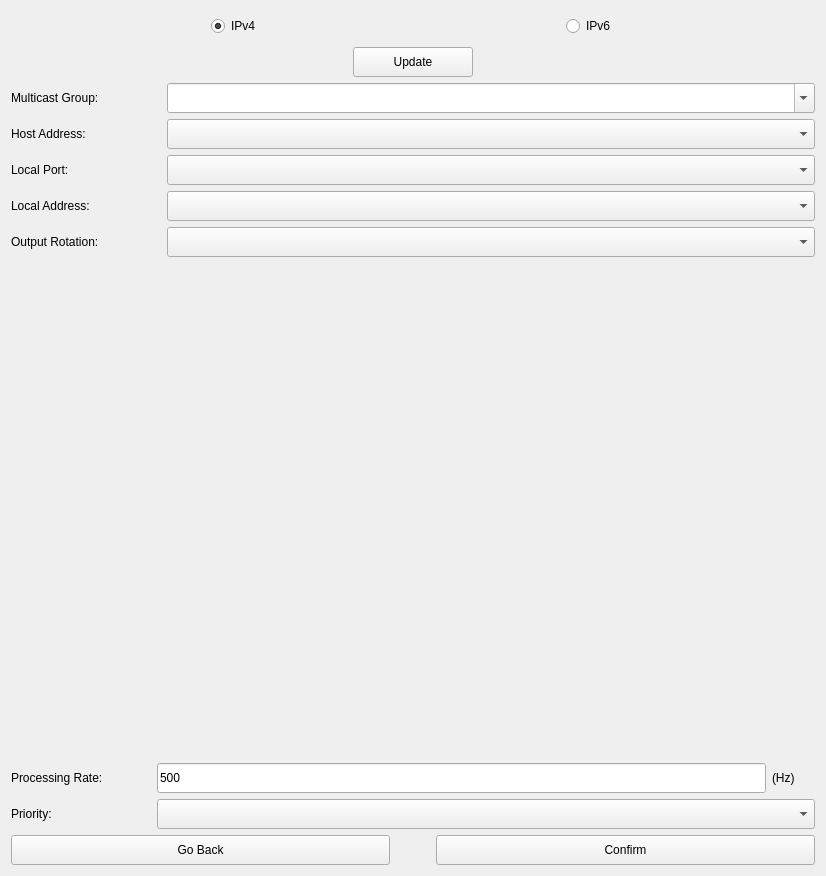
     <widget class="QWidget" name="page_5">
      <layout class="QVBoxLayout" name="verticalLayout_4">
       <item>
        <layout class="QVBoxLayout" name="verticalLayout_3">
         <item>
          <layout class="QHBoxLayout" name="horizontalLayout">
           <item>
            <spacer name="horizontalSpacer_3">
             <property name="sizeHint" stdset="0">
              <size>
               <width>200</width>
               <height>20</height>
              </size>
             </property>
            </spacer>
           </item>
           <item>
            <widget class="QRadioButton" name="btn_connection_ipv6">
             <property name="minimumSize">
              <size>
               <width>0</width>
               <height>30</height>
              </size>
             </property>
             <property name="toolTip">
              <string>Use IPv4 sockets</string>
             </property>
             <property name="text">
              <string>IPv4</string>
             </property>
             <property name="checked">
              <bool>true</bool>
             </property>
            </widget>
           </item>
           <item>
            <spacer name="horizontalSpacer_26">
             <property name="sizeType">
              <enum>QSizePolicy::Fixed</enum>
             </property>
             <property name="sizeHint" stdset="0">
              <size>
               <width>150</width>
               <height>20</height>
              </size>
             </property>
            </spacer>
           </item>
           <item>
            <spacer name="horizontalSpacer_2">
             <property name="sizeType">
              <enum>QSizePolicy::Fixed</enum>
             </property>
             <property name="sizeHint" stdset="0">
              <size>
               <width>150</width>
               <height>20</height>
              </size>
             </property>
            </spacer>
           </item>
           <item>
            <widget class="QRadioButton" name="btn_connection_ipv4">
             <property name="enabled">
              <bool>true</bool>
             </property>
             <property name="minimumSize">
              <size>
               <width>0</width>
               <height>30</height>
              </size>
             </property>
             <property name="toolTip">
              <string>Use IPv6 sockets</string>
             </property>
             <property name="text">
              <string>IPv6</string>
             </property>
            </widget>
           </item>
           <item>
            <spacer name="horizontalSpacer_4">
             <property name="sizeHint" stdset="0">
              <size>
               <width>200</width>
               <height>20</height>
              </size>
             </property>
            </spacer>
           </item>
          </layout>
         </item>
         <item>
          <layout class="QHBoxLayout" name="horizontalLayout_50">
           <item>
            <spacer name="horizontalSpacer_105">
             <property name="sizeHint" stdset="0">
              <size>
               <width>300</width>
               <height>20</height>
              </size>
             </property>
            </spacer>
           </item>
           <item>
            <widget class="QPushButton" name="btn_connection_local_update">
             <property name="minimumSize">
              <size>
               <width>120</width>
               <height>30</height>
              </size>
             </property>
             <property name="maximumSize">
              <size>
               <width>120</width>
               <height>16777215</height>
              </size>
             </property>
             <property name="toolTip">
              <string>Apply local network settings</string>
             </property>
             <property name="text">
              <string>Update</string>
             </property>
            </widget>
           </item>
           <item>
            <spacer name="horizontalSpacer_106">
             <property name="sizeHint" stdset="0">
              <size>
               <width>300</width>
               <height>20</height>
              </size>
             </property>
            </spacer>
           </item>
          </layout>
         </item>
         <item>
          <layout class="QGridLayout" name="gridLayout">
           <item row="4" column="1">
            <widget class="QLabel" name="textBrowser_45">
             <property name="sizePolicy">
              <sizepolicy hsizetype="Minimum" vsizetype="Fixed">
               <horstretch>0</horstretch>
               <verstretch>0</verstretch>
              </sizepolicy>
             </property>
             <property name="minimumSize">
              <size>
               <width>150</width>
               <height>30</height>
              </size>
             </property>
             <property name="text">
              <string>Local Address:</string>
             </property>
            </widget>
           </item>
           <item row="3" column="2">
            <widget class="QComboBox" name="cmbx_local_port">
             <property name="sizePolicy">
              <sizepolicy hsizetype="MinimumExpanding" vsizetype="Maximum">
               <horstretch>30</horstretch>
               <verstretch>0</verstretch>
              </sizepolicy>
             </property>
             <property name="minimumSize">
              <size>
               <width>300</width>
               <height>30</height>
              </size>
             </property>
             <property name="maximumSize">
              <size>
               <width>16777215</width>
               <height>16777215</height>
              </size>
             </property>
             <property name="baseSize">
              <size>
               <width>0</width>
               <height>0</height>
              </size>
             </property>
             <property name="toolTip">
              <string>UDP port to listen for mocap data</string>
             </property>
             <property name="sizeAdjustPolicy">
              <enum>QComboBox::AdjustToContents</enum>
             </property>
            </widget>
           </item>
           <item row="5" column="2">
            <widget class="QComboBox" name="cmbx_connection_rotation">
             <property name="sizePolicy">
              <sizepolicy hsizetype="Minimum" vsizetype="Maximum">
               <horstretch>30</horstretch>
               <verstretch>0</verstretch>
              </sizepolicy>
             </property>
             <property name="minimumSize">
              <size>
               <width>300</width>
               <height>30</height>
              </size>
             </property>
             <property name="maximumSize">
              <size>
               <width>16777215</width>
               <height>16777215</height>
              </size>
             </property>
             <property name="baseSize">
              <size>
               <width>0</width>
               <height>0</height>
              </size>
             </property>
             <property name="sizeAdjustPolicy">
              <enum>QComboBox::AdjustToContents</enum>
             </property>
            </widget>
           </item>
           <item row="1" column="2">
            <widget class="QComboBox" name="cmbx_multicast_address">
             <property name="sizePolicy">
              <sizepolicy hsizetype="MinimumExpanding" vsizetype="Maximum">
               <horstretch>30</horstretch>
               <verstretch>0</verstretch>
              </sizepolicy>
             </property>
             <property name="minimumSize">
              <size>
               <width>300</width>
               <height>30</height>
              </size>
             </property>
             <property name="maximumSize">
              <size>
               <width>16777215</width>
               <height>16777215</height>
              </size>
             </property>
             <property name="editable">
              <bool>true</bool>
             </property>
             <property name="sizeAdjustPolicy">
              <enum>QComboBox::AdjustToContents</enum>
             </property>
            </widget>
           </item>
           <item row="2" column="1">
            <widget class="QLabel" name="textBrowser_43">
             <property name="sizePolicy">
              <sizepolicy hsizetype="Minimum" vsizetype="Fixed">
               <horstretch>0</horstretch>
               <verstretch>0</verstretch>
              </sizepolicy>
             </property>
             <property name="minimumSize">
              <size>
               <width>150</width>
               <height>30</height>
              </size>
             </property>
             <property name="text">
              <string>Host Address:</string>
             </property>
            </widget>
           </item>
           <item row="2" column="2">
            <widget class="QComboBox" name="cmbx_host_address">
             <property name="sizePolicy">
              <sizepolicy hsizetype="MinimumExpanding" vsizetype="Maximum">
               <horstretch>30</horstretch>
               <verstretch>0</verstretch>
              </sizepolicy>
             </property>
             <property name="minimumSize">
              <size>
               <width>300</width>
               <height>30</height>
              </size>
             </property>
             <property name="maximumSize">
              <size>
               <width>16777215</width>
               <height>16777215</height>
              </size>
             </property>
             <property name="baseSize">
              <size>
               <width>0</width>
               <height>0</height>
              </size>
             </property>
             <property name="editable">
              <bool>false</bool>
             </property>
             <property name="sizeAdjustPolicy">
              <enum>QComboBox::AdjustToContents</enum>
             </property>
            </widget>
           </item>
           <item row="5" column="1">
            <widget class="QLabel" name="textBrowser_46">
             <property name="sizePolicy">
              <sizepolicy hsizetype="Minimum" vsizetype="Fixed">
               <horstretch>0</horstretch>
               <verstretch>0</verstretch>
              </sizepolicy>
             </property>
             <property name="minimumSize">
              <size>
               <width>150</width>
               <height>30</height>
              </size>
             </property>
             <property name="text">
              <string>Output Rotation:</string>
             </property>
            </widget>
           </item>
           <item row="4" column="2">
            <widget class="QComboBox" name="cmbx_local_address">
             <property name="sizePolicy">
              <sizepolicy hsizetype="MinimumExpanding" vsizetype="Maximum">
               <horstretch>30</horstretch>
               <verstretch>0</verstretch>
              </sizepolicy>
             </property>
             <property name="minimumSize">
              <size>
               <width>300</width>
               <height>30</height>
              </size>
             </property>
             <property name="maximumSize">
              <size>
               <width>16777215</width>
               <height>16777215</height>
              </size>
             </property>
             <property name="baseSize">
              <size>
               <width>0</width>
               <height>0</height>
              </size>
             </property>
             <property name="sizeAdjustPolicy">
              <enum>QComboBox::AdjustToContents</enum>
             </property>
            </widget>
           </item>
           <item row="3" column="1">
            <widget class="QLabel" name="textBrowser_44">
             <property name="sizePolicy">
              <sizepolicy hsizetype="Minimum" vsizetype="Fixed">
               <horstretch>0</horstretch>
               <verstretch>0</verstretch>
              </sizepolicy>
             </property>
             <property name="minimumSize">
              <size>
               <width>150</width>
               <height>30</height>
              </size>
             </property>
             <property name="text">
              <string>Local Port:</string>
             </property>
            </widget>
           </item>
           <item row="1" column="1">
            <widget class="QLabel" name="textBrowser_42">
             <property name="sizePolicy">
              <sizepolicy hsizetype="Minimum" vsizetype="Fixed">
               <horstretch>0</horstretch>
               <verstretch>0</verstretch>
              </sizepolicy>
             </property>
             <property name="minimumSize">
              <size>
               <width>150</width>
               <height>30</height>
              </size>
             </property>
             <property name="text">
              <string>Multicast Group:</string>
             </property>
            </widget>
           </item>
          </layout>
         </item>
         <item>
          <spacer name="verticalSpacer_11">
           <property name="sizeType">
            <enum>QSizePolicy::Fixed</enum>
           </property>
           <property name="sizeHint" stdset="0">
            <size>
             <width>0</width>
             <height>500</height>
            </size>
           </property>
          </spacer>
         </item>
         <item>
          <layout class="QGridLayout" name="gridLayout_2">
           <item row="0" column="1">
            <widget class="QLineEdit" name="txt_connection_read_rate">
             <property name="sizePolicy">
              <sizepolicy hsizetype="MinimumExpanding" vsizetype="Maximum">
               <horstretch>30</horstretch>
               <verstretch>0</verstretch>
              </sizepolicy>
             </property>
             <property name="minimumSize">
              <size>
               <width>157</width>
               <height>30</height>
              </size>
             </property>
             <property name="maximumSize">
              <size>
               <width>16777215</width>
               <height>16777215</height>
              </size>
             </property>
             <property name="inputMask">
              <string notr="true"/>
             </property>
             <property name="text">
              <string notr="true">500</string>
             </property>
             <property name="maxLength">
              <number>10</number>
             </property>
             <property name="frame">
              <bool>true</bool>
             </property>
            </widget>
           </item>
           <item row="0" column="0">
            <widget class="QLabel" name="textBrowser_9">
             <property name="sizePolicy">
              <sizepolicy hsizetype="Minimum" vsizetype="Fixed">
               <horstretch>0</horstretch>
               <verstretch>0</verstretch>
              </sizepolicy>
             </property>
             <property name="minimumSize">
              <size>
               <width>140</width>
               <height>30</height>
              </size>
             </property>
             <property name="maximumSize">
              <size>
               <width>16777215</width>
               <height>16777215</height>
              </size>
             </property>
             <property name="text">
              <string>Processing Rate:</string>
             </property>
            </widget>
           </item>
           <item row="0" column="2">
            <widget class="QLabel" name="textBrowser_13">
             <property name="sizePolicy">
              <sizepolicy hsizetype="Fixed" vsizetype="Fixed">
               <horstretch>0</horstretch>
               <verstretch>0</verstretch>
              </sizepolicy>
             </property>
             <property name="minimumSize">
              <size>
               <width>43</width>
               <height>30</height>
              </size>
             </property>
             <property name="maximumSize">
              <size>
               <width>40</width>
               <height>30</height>
              </size>
             </property>
             <property name="text">
              <string>(Hz)</string>
             </property>
            </widget>
           </item>
           <item row="1" column="0">
            <widget class="QLabel" name="textBrowser_12">
             <property name="sizePolicy">
              <sizepolicy hsizetype="Minimum" vsizetype="Fixed">
               <horstretch>0</horstretch>
               <verstretch>0</verstretch>
              </sizepolicy>
             </property>
             <property name="minimumSize">
              <size>
               <width>140</width>
               <height>30</height>
              </size>
             </property>
             <property name="maximumSize">
              <size>
               <width>16777215</width>
               <height>16777215</height>
              </size>
             </property>
             <property name="text">
              <string>Priority:</string>
             </property>
            </widget>
           </item>
           <item row="1" column="1" colspan="2">
            <widget class="QComboBox" name="cmbx_connection_priority">
             <property name="sizePolicy">
              <sizepolicy hsizetype="MinimumExpanding" vsizetype="Maximum">
               <horstretch>30</horstretch>
               <verstretch>0</verstretch>
              </sizepolicy>
             </property>
             <property name="minimumSize">
              <size>
               <width>157</width>
               <height>30</height>
              </size>
             </property>
             <property name="maximumSize">
              <size>
               <width>16777215</width>
               <height>16777215</height>
              </size>
             </property>
             <property name="sizeAdjustPolicy">
              <enum>QComboBox::AdjustToContents</enum>
             </property>
            </widget>
           </item>
          </layout>
         </item>
         <item>
          <layout class="QHBoxLayout" name="horizontalLayout_2">
           <item>
            <widget class="QPushButton" name="btn_connection_go_back">
             <property name="minimumSize">
              <size>
               <width>0</width>
               <height>30</height>
              </size>
             </property>
             <property name="text">
              <string>Go Back</string>
             </property>
            </widget>
           </item>
           <item>
            <spacer name="horizontalSpacer">
             <property name="sizeHint" stdset="0">
              <size>
               <width>40</width>
               <height>20</height>
              </size>
             </property>
            </spacer>
           </item>
           <item>
            <widget class="QPushButton" name="btn_connection_confirm">
             <property name="minimumSize">
              <size>
               <width>0</width>
               <height>30</height>
              </size>
             </property>
             <property name="text">
              <string>Confirm</string>
             </property>
            </widget>
           </item>
          </layout>
         </item>
        </layout>
       </item>
      </layout>
     </widget>
